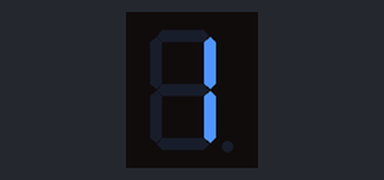
Recording of a sketch running on a simulated Arduino Uno, built with avr-gcc and run on an emulated ATmega328P. On the bench: 1-digit seven-segment display. Wiring (inferred from the names in the program): 1-digit 7-segment display, segments lit when HIGH: segments pin 13, pin 12, pin 11, pin 10, pin 9, pin 8, pin 7, pin 6. The segment pins are drawn as the display they are named for.

Above: at 0.37 s.
At 0.87 s:
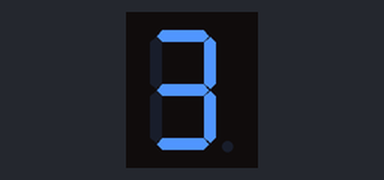
At 1.37 s:
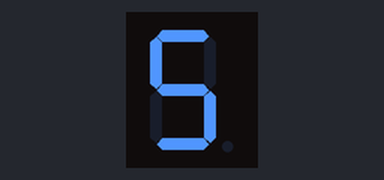
At 2.3 s:
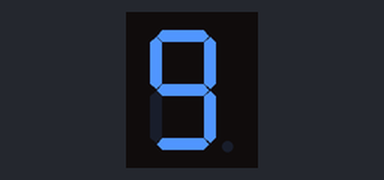
At 3.37 s:
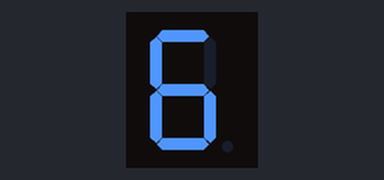
At 4.8 s:
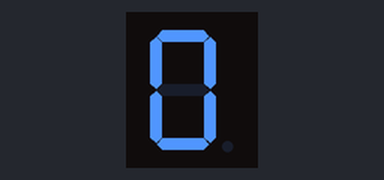

The sketch:

display_seven_seg.ino
```cpp
// Seven Segment Display

byte pinNum[] = {13, 12, 11, 10, 9, 8, 7, 6};
int delayTime = 250;

byte numsDisplay[][8] =
{{1, 1, 1, 1, 1, 1, 0, 0},
 {0, 1, 1, 0, 0, 0, 0, 0},
 {1, 1, 0, 1, 1, 0, 1, 0},
 {1, 1, 1, 1, 0, 0, 1, 0},
 {0, 1, 1, 0, 0, 1, 1, 0},
 {1, 0, 1, 1, 0, 1, 1, 0},
 {1, 0, 1, 1, 1, 1, 1, 0},
 {1, 1, 1, 0, 0, 0, 0, 0},
 {1, 1, 1, 1, 1, 1, 1, 0},
 {1, 1, 1, 1, 0, 1, 1, 0}};

void setup()
{
  for(byte i=0; i<8; i++)
    pinMode(pinNum[i], OUTPUT);
}

void loop()
{
  count();
  countdown();
}

void displayNumber(byte num)
{
  for(byte i=0; i<8; i++)
  {
    if(numsDisplay[num][i] == 1)
    {
      digitalWrite(pinNum[i], HIGH);
    }
  }
}

void clearDisplay()
{
  for(byte i=0; i<8; i++)
    digitalWrite(pinNum[i], LOW);
}

void count()
{
  for(byte num=0; num<10; num++)
  {
    displayNumber(num);
    delay(delayTime);
    clearDisplay();
  }
}

void countdown()
{
  // bytes cannot store negative nums (bug)
  for(int num=9; num>=0; num--)
  {
    displayNumber(num);
    delay(delayTime);
    clearDisplay();
  }
}
```

Measured:
- by itself, everything shown: repeats every 5.0 s, in 18 steps
- what the display in image 3 shows lasts 0.5 s, from 2.3 s to 2.8 s
